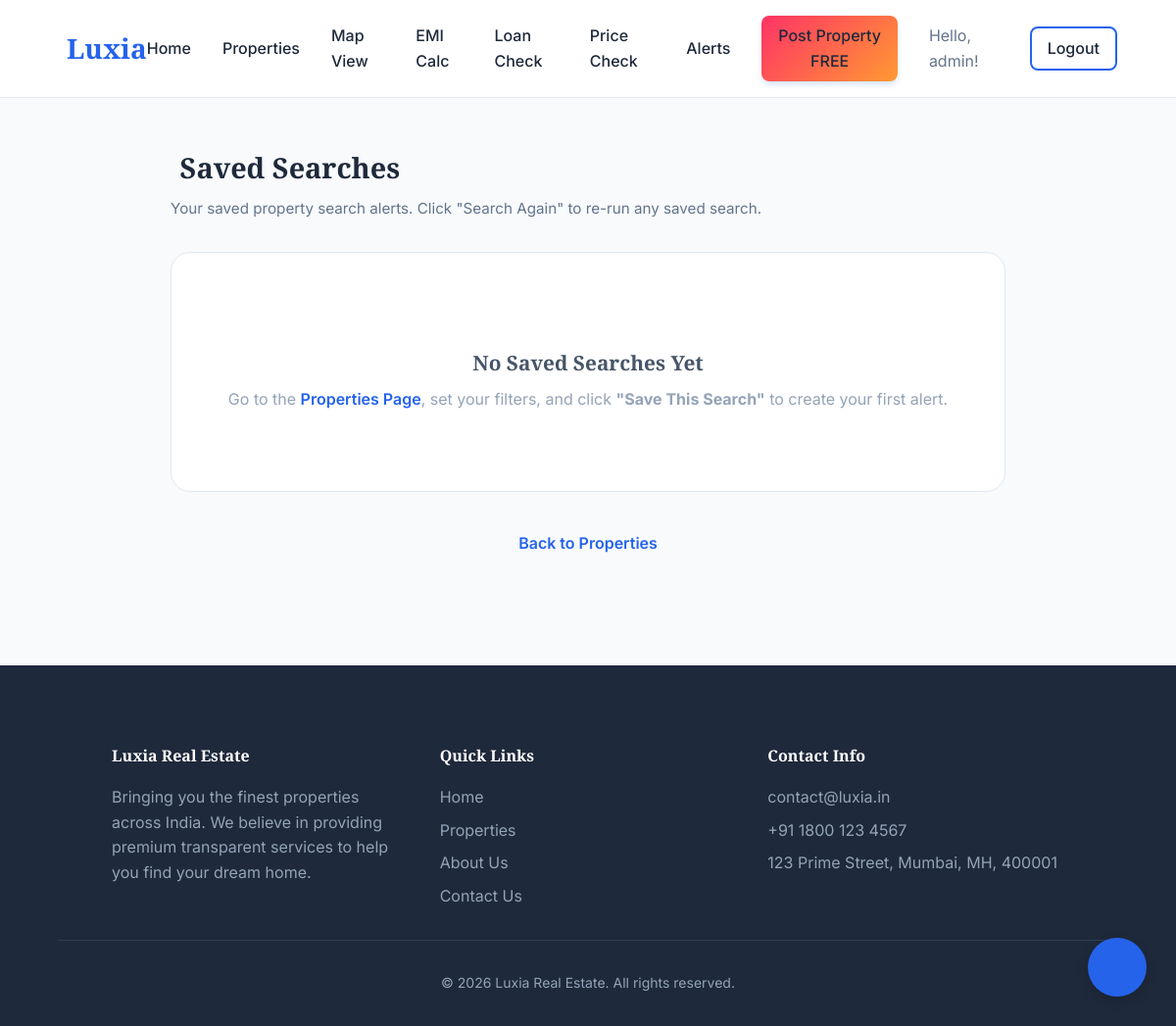
Before: /saved-searches/ (signed in) with the older database file.
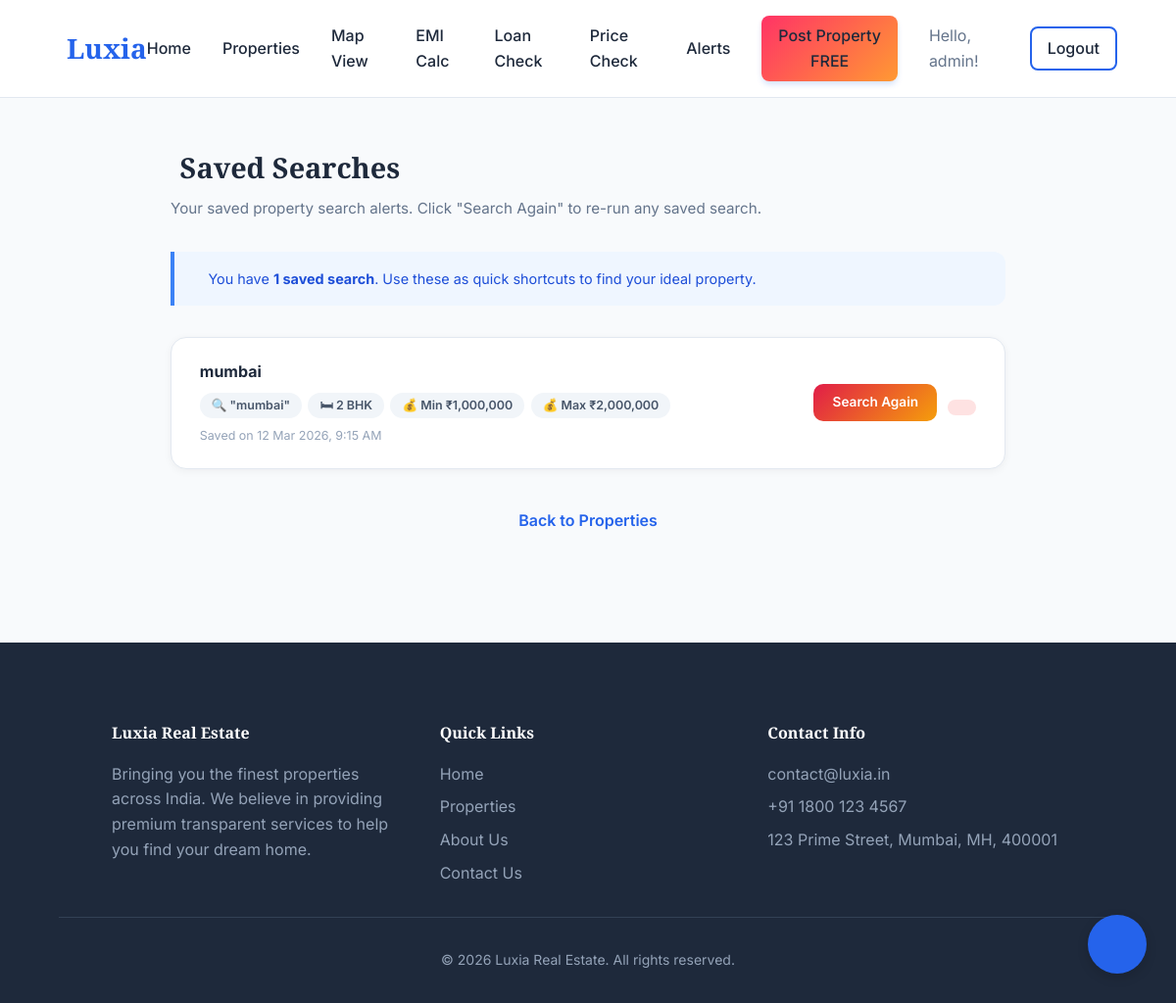
After: the same page with the newer database file.
### properties_app/models.py (models this page shows, shortened)
class SavedSearch(models.Model):
    user = models.ForeignKey(User, related_name='saved_searches', on_delete=models.CASCADE)
    query = models.CharField(max_length=200, blank=True, null=True, help_text="Search keyword")
    city = models.CharField(max_length=100, blank=True, null=True)
    property_type = models.CharField(max_length=20, blank=True, null=True)
    bhk = models.IntegerField(blank=True, null=True)
    min_price = models.DecimalField(max_digits=12, decimal_places=2, blank=True, null=True)
    max_price = models.DecimalField(max_digits=12, decimal_places=2, blank=True, null=True)
    created_at = models.DateTimeField(auto_now_add=True)
    def get_search_url(self):
        params = []
        if self.query:
            params.append(f"q={self.query}")
        if self.property_type:
            params.append(f"type={self.property_type}")
        if self.bhk:
            params.append(f"bhk={self.bhk}")
        if self.min_price:
            params.append(f"min_price={int(self.min_price)}")
        if self.max_price:
            params.append(f"max_price={int(self.max_price)}")
        return "/properties/?" + "&".join(params) if params else "/properties/"

### properties_app/views.py (the view)
# urls.py: path('saved-searches/', views.saved_searches, name='saved_searches'),
@login_required
def saved_searches(request):
    if request.method == 'POST' and request.POST.get('delete_id'):
        delete_id = request.POST.get('delete_id')
        SavedSearch.objects.filter(pk=delete_id, user=request.user).delete()
        messages.success(request, 'Saved search deleted.')
        return redirect('saved_searches')
    searches = SavedSearch.objects.filter(user=request.user).order_by('-created_at')
    return render(request, 'saved_searches.html', {'searches': searches})

### templates/saved_searches.html (shortened to what this page needs)
{% extends 'base.html' %}
{% load static %}
{% load humanize %}
{% block content %}
<div class="ss-page">
    <div class="ss-header">
        <h1> Saved Searches</h1>
        <p>Your saved property search alerts. Click "Search Again" to re-run any saved search.</p>
    </div>
    {% if searches %}
    <div class="ss-tip-box">
        <span>You have <strong>{{ searches|length }} saved search{{ searches|length|pluralize:"es" }}</strong>. Use
            these as quick shortcuts to find your ideal property.</span>
    </div>
    {% for s in searches %}
    <div class="ss-card">
        <div class="ss-card-left">
            <div class="ss-card-title">
                {% if s.query %}{{ s.query }}{% elif s.city %}{{ s.city }}{% else %}Custom Filter Search{% endif %}
            </div>
            <div class="ss-tags">
                {% if s.query %}<span class="ss-tag">🔍 "{{ s.query }}"</span>{% endif %}
                {% if s.bhk %}<span class="ss-tag">🛏 {{ s.bhk }} BHK</span>{% endif %}
                {% if s.min_price %}<span class="ss-tag">💰 Min ₹{{ s.min_price|floatformat:0|intcomma }}</span>{% endif %}
                {% if s.max_price %}<span class="ss-tag">💰 Max ₹{{ s.max_price|floatformat:0|intcomma }}</span>{% endif %}
            </div>
            <div class="ss-date">Saved on {{ s.created_at|date:"d M Y, g:i A" }}</div>
        </div>
        <div class="ss-actions">
            <a href="{{ s.get_search_url }}" class="btn-search-again">
                 Search Again
            </a>
            <form method="POST" style="margin:0;">
                <button type="submit" class="btn-delete-ss" onclick="return confirm('Delete this saved search?')">
                </button>
            </form>
        </div>
    </div>
    {% endfor %}
    {% else %}
    <div class="ss-empty">
        <h3>No Saved Searches Yet</h3>
        <p>Go to the <a href="{% url 'properties' %}" style="color:var(--primary-color);font-weight:600;">Properties
                Page</a>, set your filters, and click <strong>"Save This Search"</strong> to create your first alert.
        </p>
    </div>
    {% endif %}
    <div style="text-align:center; margin-top:2.5rem;">
        <a href="{% url 'properties' %}" style="color:var(--primary-color);font-weight:600;text-decoration:none;">
             Back to Properties
        </a>
    </div>
</div>
{% endblock %}

Changed rows visible on the page:
added SavedSearch: query "mumbai", bhk "2", min_price "1,000,000", max_price "2,000,000", created_at "12 Mar 2026, 9:15 AM"
Other visible differences:
{{ searches|length }}: (not shown) → "1"
text no longer shown: "No Saved Searches Yet Go to the Properties Page , set your filters, and click \"Save This Search\" to create your first alert."
text now shown: "You have saved search . Use these as quick shortcuts to find your ideal property."
